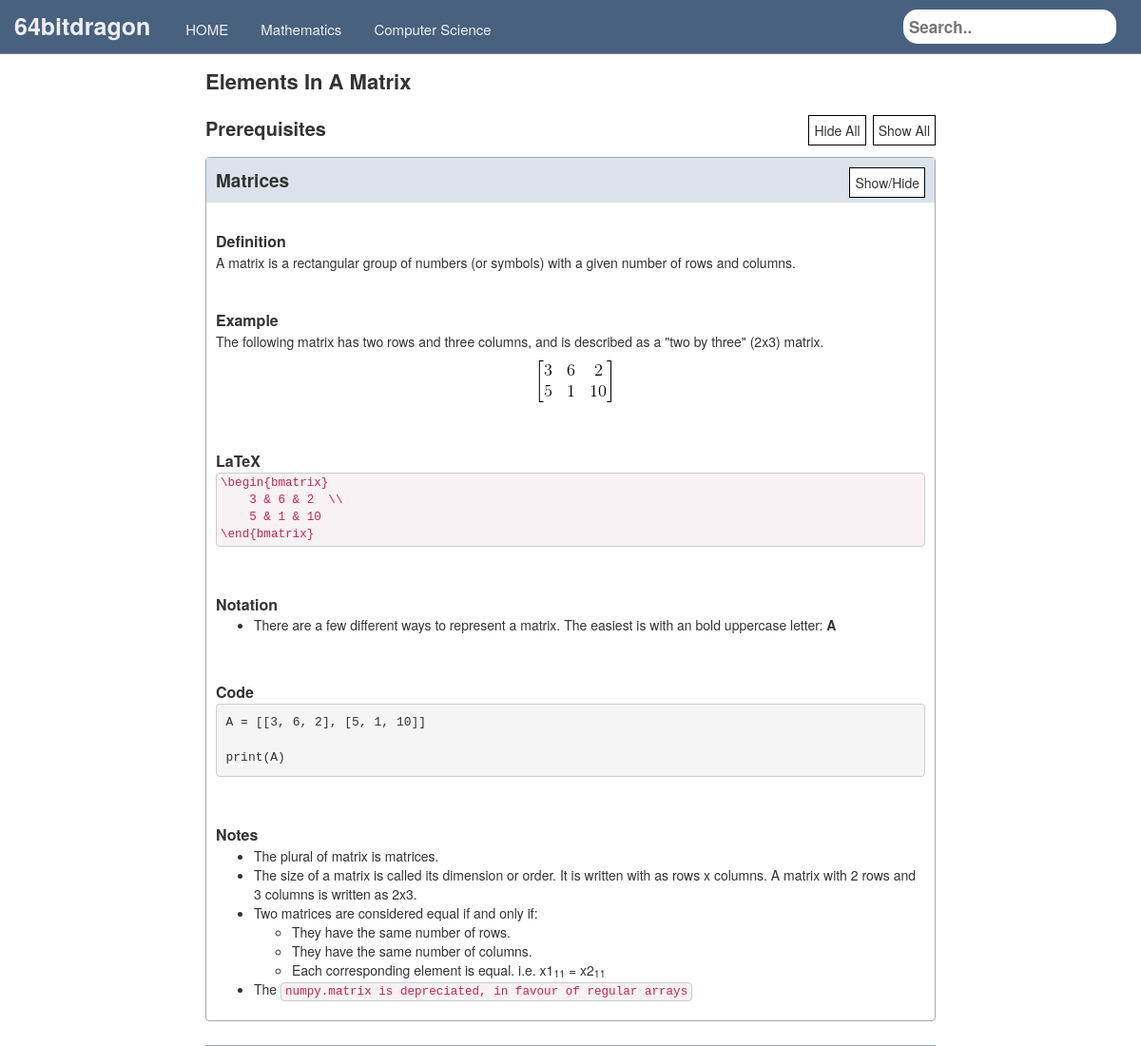
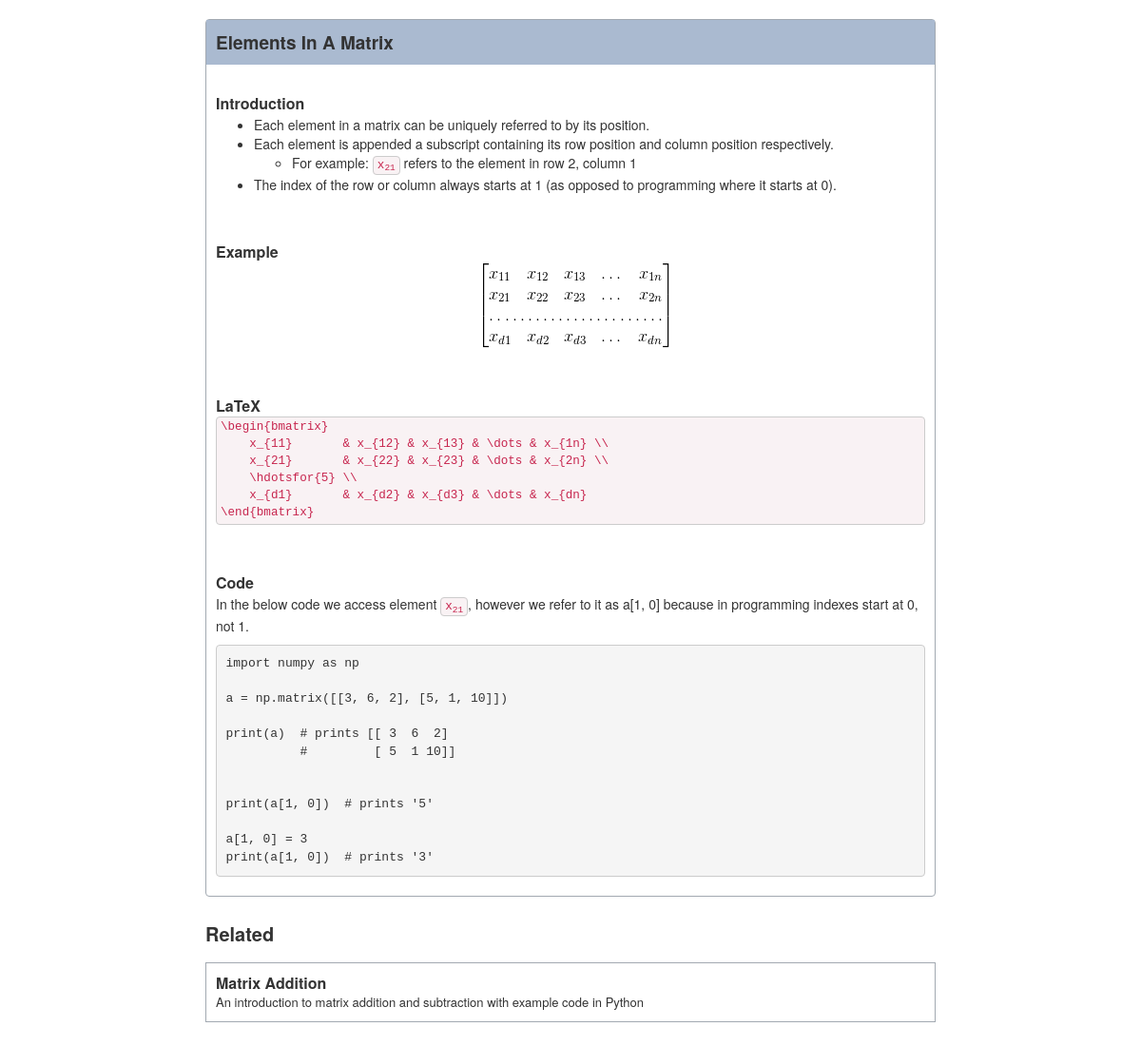
Page /learn.64bitdragon.com/admin/DynamicBlob.php?blobid=5 on the committed database (2 pictures, top to bottom).
### tables this page shows
CREATE TABLE `articleblob` (
  `ArticleBlobID` int(11) NOT NULL,
  `Name` varchar(128) NOT NULL,
  `Path` varchar(128) NOT NULL,
  `Type` int(11) NOT NULL,
  `Keywords` varchar(64) NOT NULL,
  `Description` varchar(128) NOT NULL,
  `Finished` tinyint(1) NOT NULL
);

### learn.64bitdragon.com/admin/functions.php (called while the page is built, shortened)
<?php
function fetchBlob($conn, $blobID) {
	$sql = "SELECT Name, Path, Description, Keywords, Type FROM ArticleBlob WHERE ArticleBlobID = ".$blobID;
    $result = mysqli_query($conn, $sql);
    return mysqli_fetch_assoc($result);
}
function loadPrerequisites($conn, $blobID) {
    $sql = "SELECT ChildBlobID FROM blobprerequisite INNER JOIN articleblob ON blobprerequisite.ChildBlobID=articleblob.ArticleBlobID WHERE articleblob.Finished = 1 AND blobprerequisite.ParentBlobID = ".$blobID;
    $result = mysqli_query($conn, $sql);
	$blobs = array();
	while($row = mysqli_fetch_assoc($result)) {
		if(in_array($row["ChildBlobID"], $blobs) == false) {
			$childBlobs = loadPrerequisites($conn, $row["ChildBlobID"]);
			array_push($blobs, $row["ChildBlobID"]);
		}
    }
	return $blobs;
}
function getRelated($conn, $blobID) {
	$sql = "SELECT ParentBlobID FROM blobprerequisite INNER JOIN articleblob ON blobprerequisite.ParentBlobID=articleblob.ArticleBlobID WHERE articleblob.Finished = 1 AND blobprerequisite.ChildBlobID = ".$blobID;
	$result = mysqli_query($conn, $sql);
    $blobs = array();
    while($row = mysqli_fetch_assoc($result)) {
		array_push($blobs, $row["ParentBlobID"]);
	}
	return $blobs;
}
?>

### learn.64bitdragon.com/admin/DynamicBlob.php (the view, shortened to what this page needs)
<?php
	require("functions.php");
	$blobID = $_GET["blobid"];
    $conn = connectToDB();
	$blob = fetchBlob($conn, $blobID);
?>
<html>
<head>
	<link rel="stylesheet" href="/css/site.css" />
	<link rel="stylesheet" href="/css/blob.css" />
	<link rel="stylesheet" href="/css/bootstrap.min.css">
	<link rel="stylesheet" href="//code.jquery.com/ui/1.12.1/themes/base/jquery-ui.css">
</head>
<body>
<div class="siteHead">
	<span style="margin-right:15px;" class="logo">
		64bitdragon
	</span>
	<a href="/">
            <span id="home" class="siteHeadButton">
                HOME
            </span>
        </a>
        <a href="/mathematics">
            <span id="statistics" class="siteHeadButton">
                Mathematics
            </span>
        </a>
        <a href="/computer_science">
            <span id="statistics" class="siteHeadButton">
                Computer Science
            </span>
        </a>
	<input type="text" id="search" placeholder="Search..">
</div>
<div
<div class="container" style="max-width:768px;padding-top:70px;">
	<div class="row">
		<?php
			$prerequisites = loadPrerequisites($conn, $blobID);
			if(count($prerequisites) > 0) {
				echo "<div class=\"pageHeading\"><header>".$blob["Name"]."</header></div>";
				echo "<div class=\"pageSubHeading\" style=\"padding-bottom:15px\">";
				echo "<span>Prerequisites</span>";
				echo "<div class=\"showHide\" onclick=\"showAll();\">Show All</div>";
				echo "<div class=\"showHide\" style=\"margin-right:7px;\" onclick=\"hideAll();\">Hide All</div>";
				echo "</div>";
				echo "<div id=\"prerequisites\">";
				for($i = 0; $i < count($prerequisites); ++$i) {
					showBlob($conn, $prerequisites[$i], true);
				}
				echo "</div>";
				echo "<div style=\"border-bottom: 1px solid #a2a9b1;\"></div>";
				echo "<br />";
			} else {
				echo "<div class=\"pageHeading\"><header>".$blob["Name"]."</header></div>";
			}
            showBlob($conn, $blobID, false);
			$related = getRelated($conn, $blobID);
			if(count($related) > 0) {
				echo "<div class=\"pageSubHeading\" style=\"padding-bottom:15px\">";
				echo "<span>Related</span>";
				echo "</div>";
				for($i = 0; $i < count($related); ++$i) {
					showRelated($conn, $related[$i]);
				}
			}
            function showBlob($conn, $blobID, $isPrerequisite) {
                $sql = "SELECT Name, Path, Type FROM ArticleBlob WHERE ArticleBlobID = ".$blobID;
                $result = mysqli_query($conn, $sql);
                while($row = mysqli_fetch_assoc($result)) {
					echo "<article>";
                    echo "<div class=\"blob\">";
					if($isPrerequisite) {
						echo "<div class=\"prerequisiteHeading\">";
					} else {
						echo "<div class=\"blobHeading\">";
					}
					echo "<header>".$row["Name"]."</header>";
					if($isPrerequisite) {
						echo "<div class=\"showHide\" onclick=\"showHide(this);\">Show/Hide</div>";
					}
					echo "</div>";
                    echo "</div>";
					echo "</article>";
                }
            }
			function showRelated($conn, $blobID) {
				$sql = "SELECT Name, Description FROM ArticleBlob WHERE ArticleBlobID = ".$blobID;
                $result = mysqli_query($conn, $sql);
                $row = mysqli_fetch_assoc($result);
				echo "<div class=\"related\">";
				echo "<a href=\"/articles/".getURLForBlob($row["Name"])."\">";
				echo "<header>".$row["Name"]."</header>";
				echo "<div>".$row["Description"]."</div>";
				echo "</a>";
				echo "</div>";
			}
			function getURLForBlob($blobName) {
				return strtolower(str_replace(" ", "_", $blobName));
			}
		?>
	</div>
</div>
</body>
</html>

### learn.64bitdragon.com/css/site.css (style rules this page uses)
.siteHead { font-size: 25px; font-weight: bold; margin-bottom: 20px; padding: 10px 10px 10px 15px; background-color: #48617F; border-bottom: 1px solid #888888; position: fixed; width: 100%; z-index: 1; }
.siteHead > a { color: inherit; text-decoration: none; }
#search { float: right; padding: 6px; border: none; margin-right: 16px; font-size: 17px; border-radius: 15px; color: black; }
.logo { color: #eeeeee; }
.siteHeadButton { font-size: 15px; font-weight: normal; padding: 10px 10px 10px 10px; margin: 0 5px; cursor: pointer; color: #eeeeee; }
.pageHeading { font-size: 22px; font-weight: bold; margin-bottom: 20px; }
.pageSubHeading { font-size: 20px; font-weight: bold; }
.related { padding: 10px; display: inline-block; width: 100%; border: 1px solid #a2a9b1; cursor: pointer; }
.related > a { color: inherit; text-decoration: none; }
.related header { font-weight: bold; font-size: 16px; }
.related div { font-weight: normal; font-size: 13px; }

### learn.64bitdragon.com/css/blob.css (style rules this page uses)
.blobHeading > header { font-size: 19px; font-weight: bold; display: inline-block; }
.prerequisiteHeading { padding: 10px; background-color: #dbe2eb; }
.prerequisiteHeading > header { font-size: 19px; font-weight: bold; display: inline-block; }
.showHide { font-size: 14px; font-weight: normal; display: inline-block; float: right; background-color: white; padding: 5px; border: 1px solid black; cursor: pointer; }
.blobSubHeading { font-size: 16px; font-weight: bold; }
.blobRow { margin-bottom: 20px; padding: 10px; }
.blob { max-width: 768px; margin: 0 0 25px; line-height: 1.42857143; color: #333; border: 1px solid #a2a9b1; border-radius: 4px; }
.latexFullWidth { padding: 2px 4px; font-size: 90%; color: #c7254e; background-color: #f9f2f4; border-radius: 4px; }
code { border: 1px solid #ccc; }
.container .blobRow:last-child { margin-bottom: 0px; }

### rows in the picture
articleblob: Name "Elements In A Matrix", value "Introduction Each element in a matrix can be uniquely referred to by its position. Each element is appended a subscript containing its row position and column position respectively. For example: x 21 refers to the element in row 2, column 1 The index of the row or column always starts at 1 (as opposed to programming where it starts at 0). Example LaTeX \\begin{bmatrix} x_{11} & x_{12} & x_{13} & \\dots & x_{1n} \\\\ x_{21} & x_{22} & x_{23} & \\dots & x_{2n} \\\\ \\hdotsfor{5} \\\\ x_{d1} & x_{d2} & x_{d3} & \\dots & x_{dn} \\end{bmatrix} Code In the below code we access element x 21 , however we refer to it as a[1, 0] because in programming indexes start at 0, not 1. import numpy as np a =…"
articleblob: Name "Matrices", shows "Show/Hide", value "Definition A matrix is a rectangular group of numbers (or symbols) with a given number of rows and columns. Example The following matrix has two rows and three columns, and is described as a \"two by three\" (2x3) matrix. LaTeX \\begin{bmatrix} 3 & 6 & 2 \\\\ 5 & 1 & 10 \\end{bmatrix} Notation There are a few different ways to represent a matrix. The easiest is with an bold uppercase letter: A Code A = [[3, 6, 2], [5, 1, 10]] print(A) Notes The plural of matrix is matrices. The size of a matrix is called its dimension or order. It is written with as rows x columns. A matrix with 2 rows and 3 columns is written as 2x3. Two matrices are considered equal if and only if: They have the same number of…"
articleblob: Name "Matrix Addition", Description "An introduction to matrix addition and subtraction with example code in Python"
